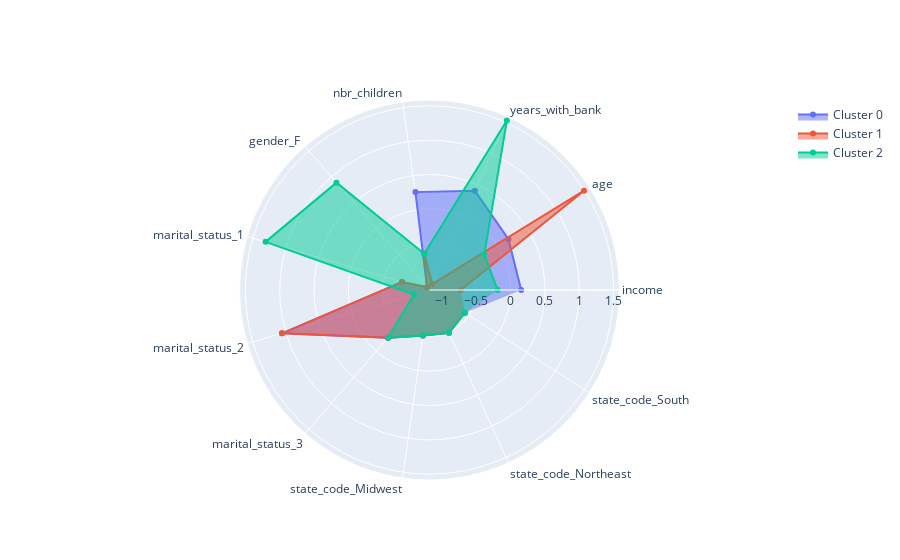

This figure's notebook cell:
### Code cell
import plotly.graph_objects as go
#Radar plot

#Plot features (columns) as theta (angle). Use the data grouped by the clusters
angle = df3_scaled.columns

# 3: Initialize plot/figure
chart = go.Figure()

# Loop over each cluster 
for i in range(3):
    # Select column values in df_scaled
    radius = df3_scaled.loc[i].values

# Plot values
    chart .add_trace(go.Scatterpolar
        (r = radius,
        theta = angle,
        fill = "toself",
        name = f'Cluster {i}'
            )
        )
# Add labels etc
chart.update_layout(
    polar=dict (  radialaxis = dict (visible = True)  ),
    showlegend=True
        )

chart.show()

### Figure 1 — Plotly figure (JSON) as saved in the notebook; plotly's stock layout.template omitted (floating-point values rounded to 4 significant figures)
{"data": [{"fill": "toself", "name": "Cluster 0", "r": [0.1542, 0.1843, 0.4085, 0.2586, -1.127, -0.7655, 1.056, -0.262, -0.5117, -0.4971, -0.5696], "theta": ["income", "age", "years_with_bank", "nbr_children", "gender_F ", "marital_status_1", "marital_status_2", "marital_status_3", "state_code_Midwest", "state_code_Northeast", "state_code_South"], "type": "scatterpolar"}, {"fill": "toself", "name": "Cluster 1", "r": [-0.7265, 1.493, -1.087, -0.6483, -1.127, -0.7655, 1.056, -0.262, -0.5117, -0.4971, -0.5696], "theta": ["income", "age", "years_with_bank", "nbr_children", "gender_F ", "marital_status_1", "marital_status_2", "marital_status_3", "state_code_Midwest", "state_code_Northeast", "state_code_South"], "type": "scatterpolar"}, {"fill": "toself", "name": "Cluster 2", "r": [-0.1884, -0.2345, 1.531, -0.6483, 0.8872, 1.306, -0.9465, -0.262, -0.5117, -0.4971, -0.5696], "theta": ["income", "age", "years_with_bank", "nbr_children", "gender_F ", "marital_status_1", "marital_status_2", "marital_status_3", "state_code_Midwest", "state_code_Northeast", "state_code_South"], "type": "scatterpolar"}], "layout": {"autosize": true, "polar": {"angularaxis": {"type": "category"}, "radialaxis": {"autorange": true, "range": [-1.248, 1.651], "type": "linear", "visible": true}}, "showlegend": true}}
